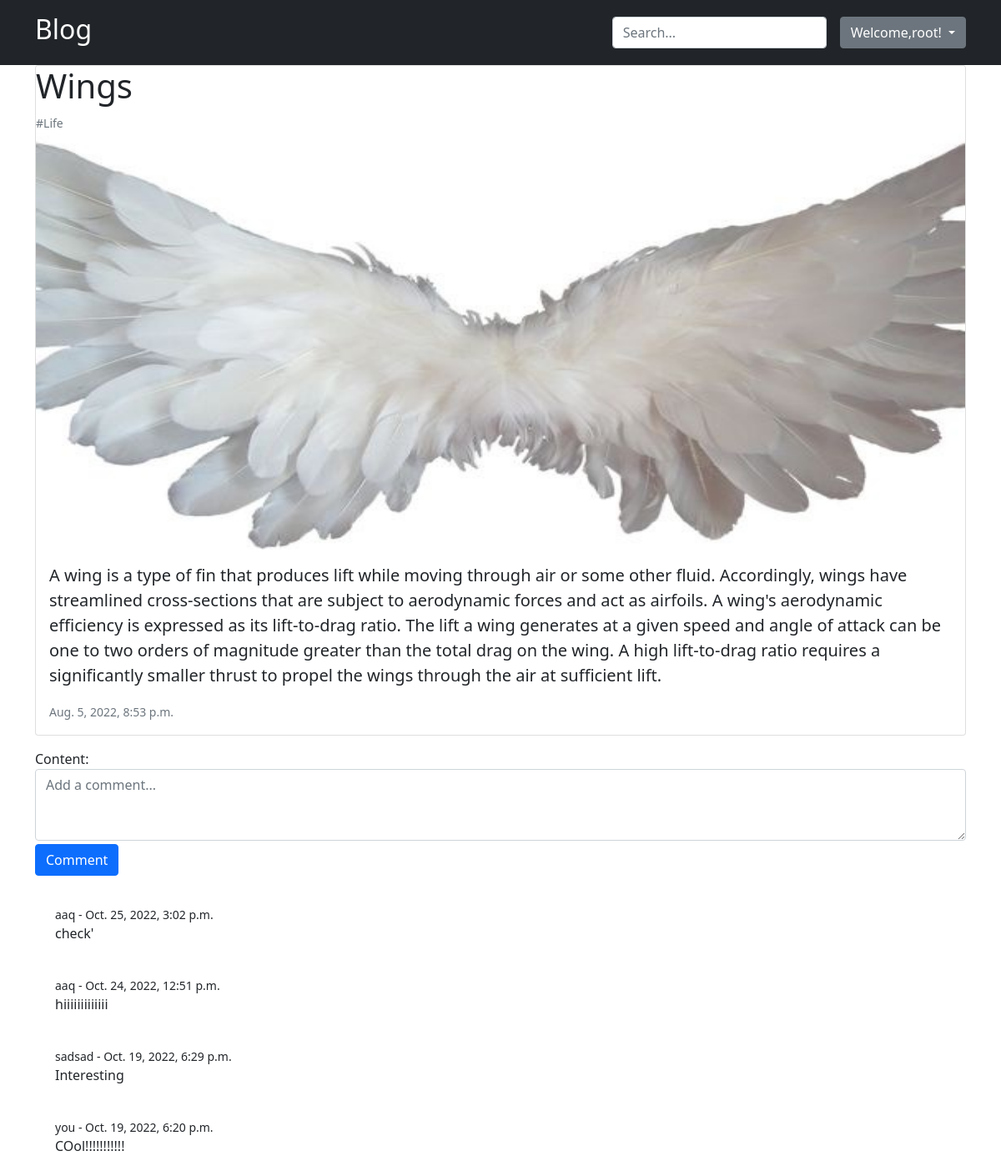
Screenshot of /post/wings/ (signed in) with the database file from the repository.
### post/models.py (models this page shows, shortened)
class Post(models.Model):
    title = models.CharField(max_length=150)
    slug = models.SlugField(unique=True, db_index=True,verbose_name="Url")
    content = models.TextField()
    photo = models.ImageField(upload_to="photo/%Y/%m/%d")
    time_created = models.DateTimeField(auto_now_add=True)
    time_updated = models.DateTimeField(auto_now=True)
    cat = models.ManyToManyField('Category')
    class Meta:
        ordering = ["time_created","title"]

class Category(models.Model):
    name = models.CharField(max_length=50, db_index=True)
    slug = models.SlugField(unique=True, db_index=True, verbose_name="Url")
    def get_absolute_url(self):
        return reverse('category', kwargs={'cat_slug': self.slug})

class Comment(models.Model):
    content = models.TextField()
    time_created = models.DateTimeField(auto_now_add=True)
    user = models.ForeignKey(User,related_name="users",on_delete=models.CASCADE)
    post = models.ForeignKey('Post',related_name="comments", on_delete=models.CASCADE)
    class Meta:
        ordering = ["time_created",]

### post/views.py (the view)
# urls.py: path('post/<slug:post_slug>/', PostPage.as_view(), name='post_page'),
class PostPage(DetailView):
    model = Post
    template_name = "post/postpage.html"
    slug_url_kwarg = 'post_slug'
    context_object_name = 'post'
    def get_context_data(self, *, object_list=None, **kwargs):
        context = super().get_context_data(**kwargs)
        context['title'] = context['post'].title
        context['form'] = AddCommentForm()
        return context
    def get_queryset(self):
        return Post.objects.prefetch_related('cat').prefetch_related('comments__user').filter()

### post/forms.py
class AddCommentForm(forms.ModelForm):
    content = forms.CharField(label="Content", widget=forms.Textarea(attrs={'class': 'form-control','rows':"3",'placeholder':"Add a comment..."}))
    class Meta:
        model = Comment
        fields = ('content',)
    def __init__(self, *args, **kwargs):
        self.request = kwargs.pop('request', None)
        super(AddCommentForm, self).__init__(*args, **kwargs)

### post/templates/post/postpage.html (shortened to what this page needs)
{% extends 'post/base.html' %}
{% block content %}
<div class="container">
    <div class="card mb-3">
        <h1 class="card-title">{{post.title}}</h1>
        {% for cat in post.cat.all %}
          <a style="text-decoration: none" href="{{cat.get_absolute_url}}"><small class="text-muted">#{{cat.name}} </small></a>
        {% endfor %}
        <img class="card-img-top img-fluid" style="height: 500px" src="{{post.photo.url}}" alt="Card image cap">
      <div class="card-body">
        <p class="card-text fs-5">{{post.content}}</p>
        <p class="card-text"><small class="text-muted">{{post.time_created}}</small></p>
      </div>
    </div>
    {% if request.user.is_authenticated %}
        <form action="{% url 'add_comment' post.slug %}" method="post" class="my-3">
            {{form}}
            <button type="submit" class="btn btn-primary my-1">Comment</button>
        </form>
    {% endif %}
    {% for comment in post.comments.all reversed %}
        <div class="mb-2">
          <div class="card-body">
            <div class="d-flex justify-content-between">
              <div class="d-flex flex-row align-items-center">
                <p class="small mb-0 ms-2">{{comment.user.username}} - {{comment.time_created}}</p>
              </div>
            </div>
              <p class=" mb-0 ms-2">{{comment.content}}</p>
          </div>
        </div>
    {% endfor %}
</div>
{% endblock %}

### post/templates/post/base.html (shortened to what this page needs)
{% load static %}
<!DOCTYPE html>
<html lang="en">
<head>
    <link href="https://cdn.jsdelivr.net/npm/bootstrap@5.1.3/dist/css/bootstrap.min.css" rel="stylesheet">
</head>
<body>
<header class="p-3 bg-dark text-white">
    <div class="container">
      <div class="d-flex flex-wrap align-items-center justify-content-center justify-content-lg-start">
        <a href="{% url 'home' %}" class="d-flex align-items-center me-lg-auto mb-2 mb-lg-0 text-white text-decoration-none">
          <h2>Blog</h2>
        </a>
        <form action="{% url 'search'  %}" method="get" class="col-12 col-lg-auto mb-3 mb-lg-0 me-lg-3">
          <input name="text" type="search" class="form-control form-control-dark" placeholder="Search..." aria-label="Search">
        </form>
        {% if request.user.is_authenticated %}
            <div class="dropdown">
                  <button class="btn btn-secondary dropdown-toggle" type="button" id="dropdownMenuButton1" data-bs-toggle="dropdown" aria-expanded="false">
                    Welcome,{{user.username}}!
                  </button>
            </div>
        {% else %}
        <div class="text-end">
            <a class="btn btn-outline-light me-2" href="{% url 'login' %}">Login</a>
            <a class="btn btn-warning"  href="{% url 'register' %}">Register</a>
        </div>
          {% endif %}
      </div>
    </div>
  </header>
    {% block content %}
    {% endblock %}
</body>
</html>

### rows the page displays
Post: title "Wings", photo (picture), content "A wing is a type of fin that produces lift while moving through air or some other fluid. Accordingly, wings have streamlined cross-sections that are subject to aerodynamic forces and act as airfoils. A wing's aerodynamic efficiency is expressed as its lift-to-drag ratio. The lift a wing generates at a given speed and angle of attack can be one to two orders of magnitude greater than the total drag on the wing. A high lift-to-drag ratio requires a significantly smaller thrust to propel the wings through the air at sufficient lift.", time_created "Aug. 5, 2022, 8:53 p.m."
Category: name "Life"
Comment: user.username "aaq", time_created "Oct. 25, 2022, 3:02 p.m.", content "check'"
Comment: user.username "aaq", time_created "Oct. 24, 2022, 12:51 p.m.", content "hiiiiiiiiiiiii"
Comment: user.username "sadsad", time_created "Oct. 19, 2022, 6:29 p.m.", content "Interesting"
Comment: user.username "you", time_created "Oct. 19, 2022, 6:20 p.m.", content "COol!!!!!!!!!!!"

### other values shown
{{ user.username }} "root"
